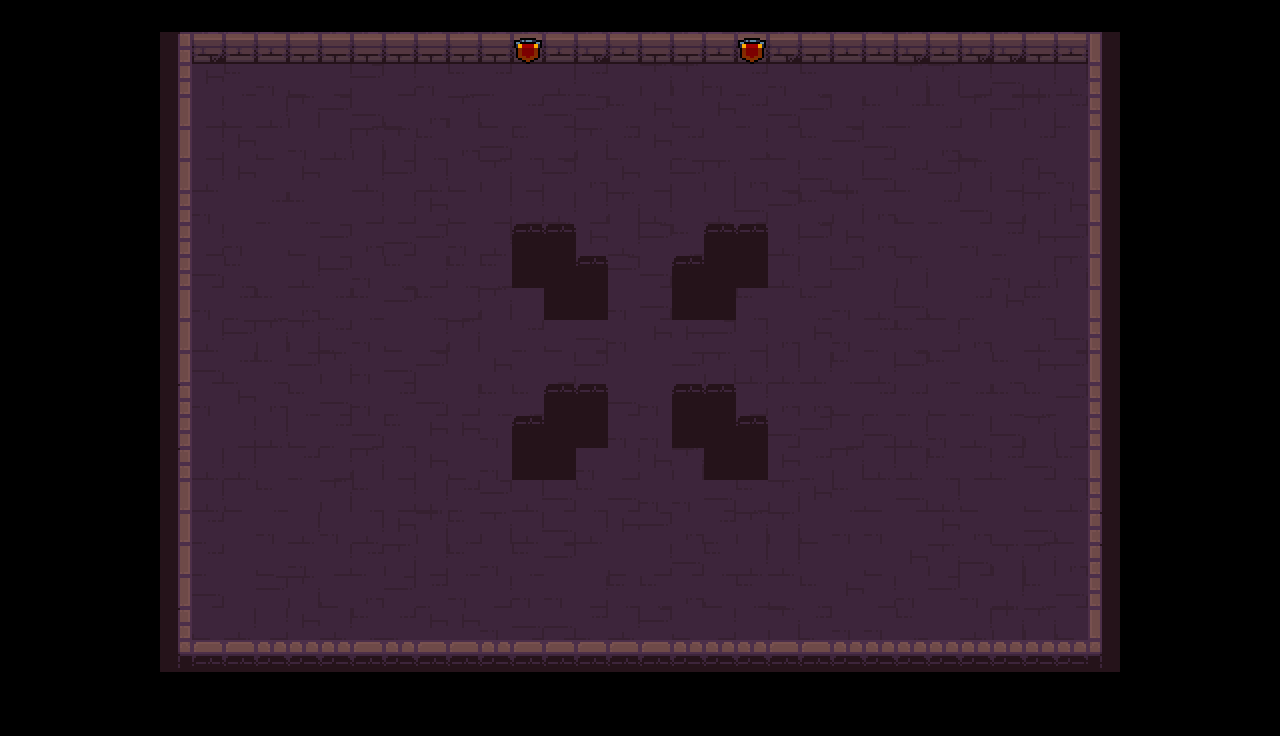

A level layout from a 2D game, rendered from its tile map. Below: a short description, then the map file with tile-grid data replaced by summaries:
An orthogonal 40x23 tile map with 32x32 px tiles, 4 tile layers (calque1, calque2, calque3, patt2), 1 hidden layer not drawn and 13 objects (topDoor, downDoor, rightDoor, leftDoor).

<map version="1.2" tiledversion="1.2.3" orientation="orthogonal" renderorder="left-up" width="40" height="23" tilewidth="32" tileheight="32" infinite="0" nextlayerid="28" nextobjectid="16">
 <tileset firstgid="1" source="dungeon_tileset.tsx" />
 <layer id="19" name="calque1" width="40" height="23">
  <data>[920 cells, 600 non-empty, 30 distinct tile ids]</data>
 </layer>
 <layer id="20" name="calque2" width="40" height="23">
  <data>[920 cells, 2 non-empty, 1 distinct tile ids]</data>
 </layer>
 <layer id="21" name="calque3" width="40" height="23">
  <data>[920 cells, 0 non-empty, 0 distinct tile ids]</data>
 </layer>
 <group id="25" name="blockPatterns">
  <layer id="26" name="patt1" width="40" height="23" visible="0">
   <data>[920 cells, 248 non-empty, 2 distinct tile ids]</data>
  </layer>
  <layer id="27" name="patt2" width="40" height="23">
   <data>[920 cells, 28 non-empty, 2 distinct tile ids]</data>
  </layer>
 </group>
 <objectgroup id="24" name="surface" visible="0">
  <object id="15" x="224" y="96" width="832" height="512" />
 </objectgroup>
 <objectgroup color="#e7be27" id="22" name="wall" visible="0" locked="1">
  <object id="1" x="160" y="32" width="448" height="32" />
  <object id="2" x="160" y="64" width="32" height="256" />
  <object id="3" x="160" y="384" width="32" height="256" />
  <object id="4" x="160" y="640" width="448" height="32" />
  <object id="5" x="672" y="640" width="448" height="32" />
  <object id="8" x="1088" y="384" width="32" height="256" />
  <object id="9" x="1088" y="64" width="32" height="256" />
  <object id="10" x="672" y="32" width="448" height="32" />
 </objectgroup>
 <objectgroup color="#44b478" id="23" name="door" visible="0" locked="1">
  <object id="11" name="topDoor" x="608" y="32" width="64" height="32" />
  <object id="12" name="downDoor" x="608" y="640" width="64" height="32" />
  <object id="13" name="rightDoor" x="1088" y="320" width="32" height="64" />
  <object id="14" name="leftDoor" x="160" y="320" width="32" height="64" />
 </objectgroup>
</map>